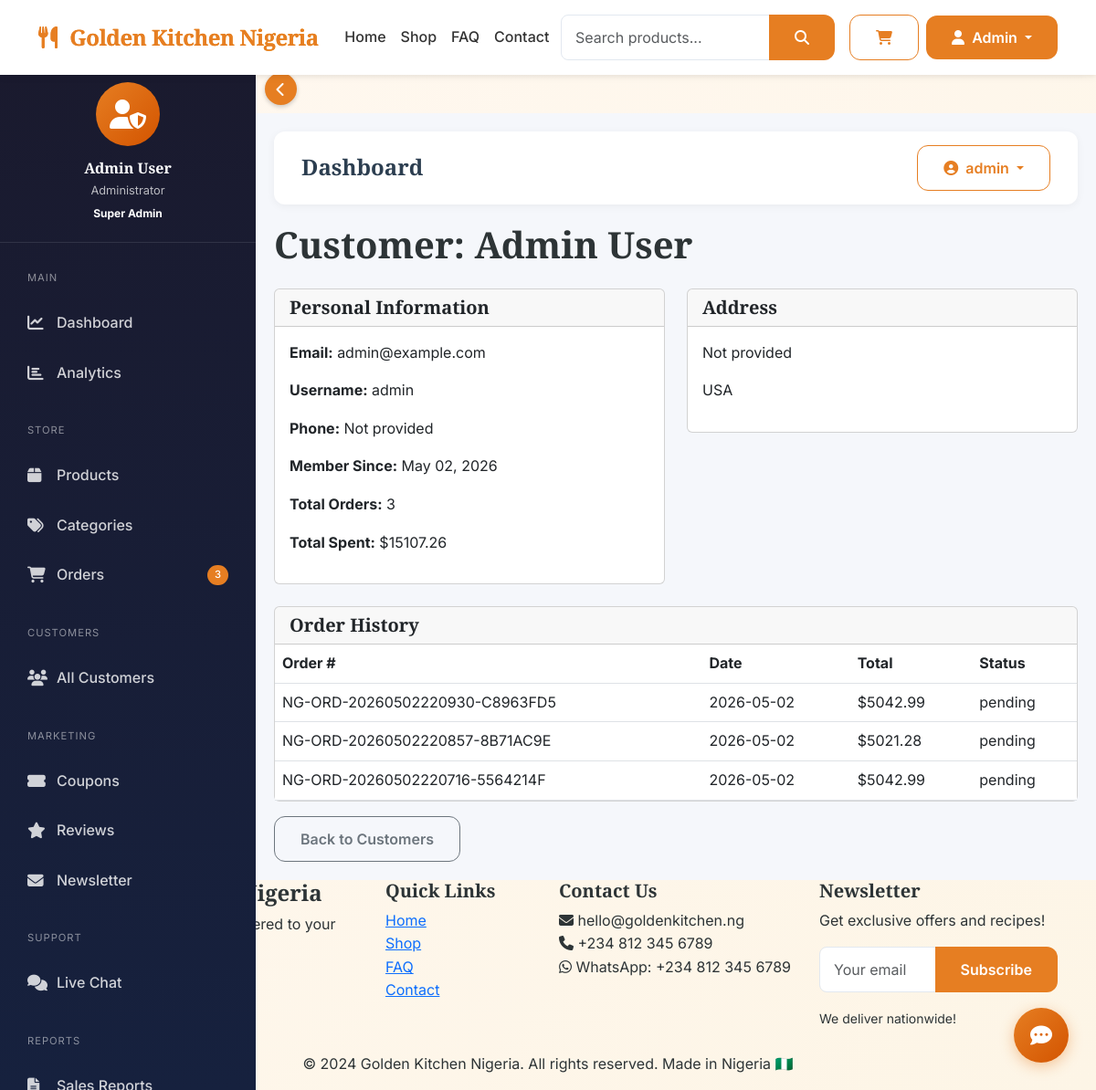
The page /admin/customers/1 (signed in) on the database its author committed.
### app/models.py (models this page shows, shortened)
class User(UserMixin, db.Model):
    __tablename__ = 'users'
    id = db.Column(db.Integer, primary_key=True)
    email = db.Column(db.String(120), unique=True, nullable=False, index=True)
    username = db.Column(db.String(80), unique=True, nullable=False)
    first_name = db.Column(db.String(50))
    last_name = db.Column(db.String(50))
    password_hash = db.Column(db.String(255), nullable=False)
    is_active = db.Column(db.Boolean, default=True)
    is_admin = db.Column(db.Boolean, default=False)
    email_verified = db.Column(db.Boolean, default=True)
    created_at = db.Column(db.DateTime, default=datetime.utcnow)
    last_login = db.Column(db.DateTime)
    phone = db.Column(db.String(20))
    address = db.Column(db.Text)
    city = db.Column(db.String(100))
    state = db.Column(db.String(100))
    postal_code = db.Column(db.String(20))
    country = db.Column(db.String(100), default='USA')
    newsletter_subscribed = db.Column(db.Boolean, default=False)
    total_spent = db.Column(db.Float, default=0.0)
    order_count = db.Column(db.Integer, default=0)
    def get_full_name(self):
        return f"{self.first_name} {self.last_name}" if self.first_name else self.username

class Order(db.Model):
    __tablename__ = 'orders'
    id = db.Column(db.Integer, primary_key=True)
    order_number = db.Column(db.String(20), unique=True, nullable=False)
    user_id = db.Column(db.Integer, db.ForeignKey('users.id'), nullable=False)
    status = db.Column(db.String(20), default='pending')
    payment_status = db.Column(db.String(20), default='pending')
    payment_method = db.Column(db.String(50))
    subtotal = db.Column(db.Float, default=0.0)
    shipping_cost = db.Column(db.Float, default=0.0)
    tax = db.Column(db.Float, default=0.0)
    discount = db.Column(db.Float, default=0.0)  # Add this field
    coupon_code = db.Column(db.String(50))  # Add this field
    total = db.Column(db.Float, nullable=False)
    shipping_name = db.Column(db.String(200))
    shipping_address = db.Column(db.Text)
    shipping_city = db.Column(db.String(100))
    shipping_state = db.Column(db.String(100))
    shipping_postal_code = db.Column(db.String(20))
    shipping_country = db.Column(db.String(100))
    shipping_phone = db.Column(db.String(20))
    shipping_email = db.Column(db.String(120))
    notes = db.Column(db.Text)
    tracking_number = db.Column(db.String(100))
    tracking_url = db.Column(db.String(255))
    created_at = db.Column(db.DateTime, default=datetime.utcnow)
    updated_at = db.Column(db.DateTime, default=datetime.utcnow, onupdate=datetime.utcnow)
    paid_at = db.Column(db.DateTime)
    shipped_at = db.Column(db.DateTime)
    delivered_at = db.Column(db.DateTime)
    items = db.relationship('OrderItem', backref='order', lazy=True, cascade='all, delete-orphan')

### app/blueprints/admin.py (the view)
@admin_bp.route('/customers/<int:user_id>')
@admin_required
def customer_detail(user_id):
    customer = User.query.get_or_404(user_id)
    orders = Order.query.filter_by(user_id=customer.id).order_by(Order.created_at.desc()).all()
    return render_template('admin/customer_detail.html', customer=customer, orders=orders)

### app/templates/admin/customer_detail.html (shortened to what this page needs)
{% extends "admin/base_admin.html" %}
{% block admin_content %}
<div class="customer-detail">
    <h1 class="mb-4">Customer: {{ customer.get_full_name() }}</h1>
    <div class="row">
        <div class="col-md-6">
            <div class="card mb-4">
                <div class="card-header">
                    <h5 class="mb-0">Personal Information</h5>
                </div>
                <div class="card-body">
                    <p><strong>Email:</strong> {{ customer.email }}</p>
                    <p><strong>Username:</strong> {{ customer.username }}</p>
                    <p><strong>Phone:</strong> {{ customer.phone or 'Not provided' }}</p>
                    <p><strong>Member Since:</strong> {{ customer.created_at.strftime('%B %d, %Y') }}</p>
                    <p><strong>Total Orders:</strong> {{ customer.order_count }}</p>
                    <p><strong>Total Spent:</strong> ${{ "%.2f"|format(customer.total_spent) }}</p>
                </div>
            </div>
        </div>
        <div class="col-md-6">
            <div class="card mb-4">
                <div class="card-header">
                    <h5 class="mb-0">Address</h5>
                </div>
                <div class="card-body">
                    <p>{{ customer.address or 'Not provided' }}</p>
                    <p>{{ customer.country or 'Not provided' }}</p>
                </div>
            </div>
        </div>
    </div>
    <div class="card">
        <div class="card-header">
            <h5 class="mb-0">Order History</h5>
        </div>
        <div class="card-body p-0">
            <div class="table-responsive">
                <table class="table table-hover mb-0">
                    <thead>
                        <tr><th>Order #</th><th>Date</th><th>Total</th><th>Status</th></tr>
                    </thead>
                    <tbody>
                        {% for order in orders %}
                        <tr>
                            <td>{{ order.order_number }}</td>
                            <td>{{ order.created_at.strftime('%Y-%m-%d') }}</td>
                            <td>${{ "%.2f"|format(order.total) }}</td>
                            <td>{{ order.status }}</td>
                        </tr>
                        {% endfor %}
                    </tbody>
                </table>
            </div>
        </div>
    </div>
    <div class="mt-3">
        <a href="{{ url_for('admin.manage_customers') }}" class="btn btn-outline-secondary">Back to Customers</a>
    </div>
</div>
{% endblock %}

### app/templates/admin/base_admin.html (shortened to what this page needs)
{% extends "base.html" %}
{% block content %}
<div class="admin-wrapper">
    <button class="sidebar-toggle" id="sidebarToggle">
        <i class="fas fa-chevron-left" id="toggleIcon"></i>
    </button>
    <div class="admin-sidebar" id="adminSidebar">
        <div class="sidebar-header">
            <div class="user-avatar">
                <i class="fas fa-user-shield"></i>
            </div>
            <h4>{{ current_user.get_full_name() }}</h4>
            <p>Administrator</p>
            <span class="badge bg-terracotta">Super Admin</span>
        </div>
        <div class="sidebar-nav">
            <div class="nav-section">
                <div class="nav-section-title">MAIN</div>
                <a class="nav-link {% if request.endpoint == 'admin.dashboard' %}active{% endif %}"
                   href="{{ url_for('admin.dashboard') }}">
                    <i class="fas fa-chart-line"></i>
                    <span class="sidebar-text">Dashboard</span>
                </a>
                <a class="nav-link {% if request.endpoint == 'admin.analytics' %}active{% endif %}"
                   href="{{ url_for('admin.analytics') }}">
                    <i class="fas fa-chart-bar"></i>
                    <span class="sidebar-text">Analytics</span>
                </a>
            </div>
            <div class="nav-section">
                <div class="nav-section-title">STORE</div>
                <a class="nav-link {% if 'products' in request.endpoint %}active{% endif %}"
                   href="{{ url_for('admin.manage_products') }}">
                    <i class="fas fa-box"></i>
                    <span class="sidebar-text">Products</span>
                </a>
                <a class="nav-link {% if 'categories' in request.endpoint %}active{% endif %}"
                   href="{{ url_for('admin.manage_categories') }}">
                    <i class="fas fa-tags"></i>
                    <span class="sidebar-text">Categories</span>
                </a>
                <a class="nav-link {% if 'orders' in request.endpoint %}active{% endif %}"
                   href="{{ url_for('admin.manage_orders') }}">
                    <i class="fas fa-shopping-cart"></i>
                    <span class="sidebar-text">Orders</span>
                    <span class="badge-notification" id="pendingOrdersBadge" style="display: none;">0</span>
                </a>
            </div>
            <div class="nav-section">
                <div class="nav-section-title">CUSTOMERS</div>
                <a class="nav-link {% if 'customers' in request.endpoint %}active{% endif %}"
                   href="{{ url_for('admin.manage_customers') }}">
                    <i class="fas fa-users"></i>
                    <span class="sidebar-text">All Customers</span>
                </a>
            </div>
            <div class="nav-section">
                <div class="nav-section-title">MARKETING</div>
                <a class="nav-link {% if 'coupons' in request.endpoint %}active{% endif %}"
                   href="{{ url_for('admin.manage_coupons') }}">
                    <i class="fas fa-ticket-alt"></i>
                    <span class="sidebar-text">Coupons</span>
                </a>
                <a class="nav-link {% if 'reviews' in request.endpoint %}active{% endif %}"
                   href="{{ url_for('admin.manage_reviews') }}">
                    <i class="fas fa-star"></i>
                    <span class="sidebar-text">Reviews</span>
                </a>
                <a class="nav-link {% if 'newsletter' in request.endpoint %}active{% endif %}"
                   href="{{ url_for('admin.manage_newsletter') }}">
                    <i class="fas fa-envelope"></i>
                    <span class="sidebar-text">Newsletter</span>
                </a>
            </div>
            <div class="nav-section">
                <div class="nav-section-title">SUPPORT</div>
                <a class="nav-link {% if 'chat' in request.endpoint %}active{% endif %}"
                   href="{{ url_for('admin.chat_dashboard') }}">
                    <i class="fas fa-comments"></i>
                    <span class="sidebar-text">Live Chat</span>
                </a>
            </div>
            <div class="nav-section">
                <div class="nav-section-title">REPORTS</div>
                <a class="nav-link {% if 'reports' in request.endpoint %}active{% endif %}"
                   href="{{ url_for('admin.reports') }}">
                    <i class="fas fa-file-alt"></i>
                    <span class="sidebar-text">Sales Reports</span>
                </a>
            </div>
        </div>
    </div>
    <div class="admin-content">
        <div class="admin-topbar">
            <h2 class="page-title">
                {% block page_title %}Dashboard{% endblock %}
            </h2>
            <div class="topbar-actions">
                <div class="dropdown">
                    <button class="btn btn-outline-terracotta dropdown-toggle" data-bs-toggle="dropdown">
                        <i class="fas fa-user-circle me-1"></i>
                        {{ current_user.username }}
                    </button>
                </div>
            </div>
        </div>
        {% block admin_content %}{% endblock %}
    </div>
</div>
{% endblock %}

### app/templates/components/navbar.html (shortened to what this page needs)
<nav class="navbar navbar-expand-lg">
    <div class="container">
        <a class="navbar-brand" href="{{ url_for('main.index') }}">
            <i class="fas fa-utensils me-2"></i>
            Golden Kitchen Nigeria
        </a>
        <div class="collapse navbar-collapse" id="navbarNav">
            <ul class="navbar-nav mx-auto">
                <li class="nav-item"><a class="nav-link" href="{{ url_for('main.index') }}">Home</a></li>
                <li class="nav-item"><a class="nav-link" href="{{ url_for('main.products') }}">Shop</a></li>
                <li class="nav-item"><a class="nav-link" href="{{ url_for('main.faq') }}">FAQ</a></li>
                <li class="nav-item"><a class="nav-link" href="{{ url_for('main.contact') }}">Contact</a></li>
            </ul>
            <div class="search-container me-3">
                <form class="search-form" action="{{ url_for('main.search') }}" method="GET" autocomplete="off">
                    <div class="input-group">
                        <input type="text"
                               name="q"
                               id="searchInput"
                               class="form-control"
                               placeholder="Search products..."
                               aria-label="Search"
                               autocomplete="off">
                        <button class="btn btn-terracotta" type="submit">
                            <i class="fas fa-search"></i>
                        </button>
                    </div>
                </form>
            </div>
            <a href="{{ url_for('cart.view_cart') }}" class="btn btn-outline-terracotta position-relative me-2">
                <i class="fas fa-shopping-cart"></i>
            </a>
            {% if current_user.is_authenticated %}
            <div class="dropdown">
                <button class="btn btn-terracotta dropdown-toggle" data-bs-toggle="dropdown">
                    <i class="fas fa-user me-1"></i>
                    {{ current_user.first_name or current_user.username }}
                </button>
            </div>
            {% endif %}
        </div>
    </div>
</nav>

### rows shown on the page
User: first_name "Admin", get_full_name "Admin User", username "admin", email "admin@example.com", phone "Not provided", created_at "May 02, 2026", order_count "3", total_spent "15107.26", address "Not provided", country "USA"
Order: order_number "NG-ORD-20260502220930-C8963FD5", created_at "2026-05-02", total "5042.99", status "pending"
Order: order_number "NG-ORD-20260502220857-8B71AC9E", created_at "2026-05-02", total "5021.28", status "pending"
Order: order_number "NG-ORD-20260502220716-5564214F", created_at "2026-05-02", total "5042.99", status "pending"
